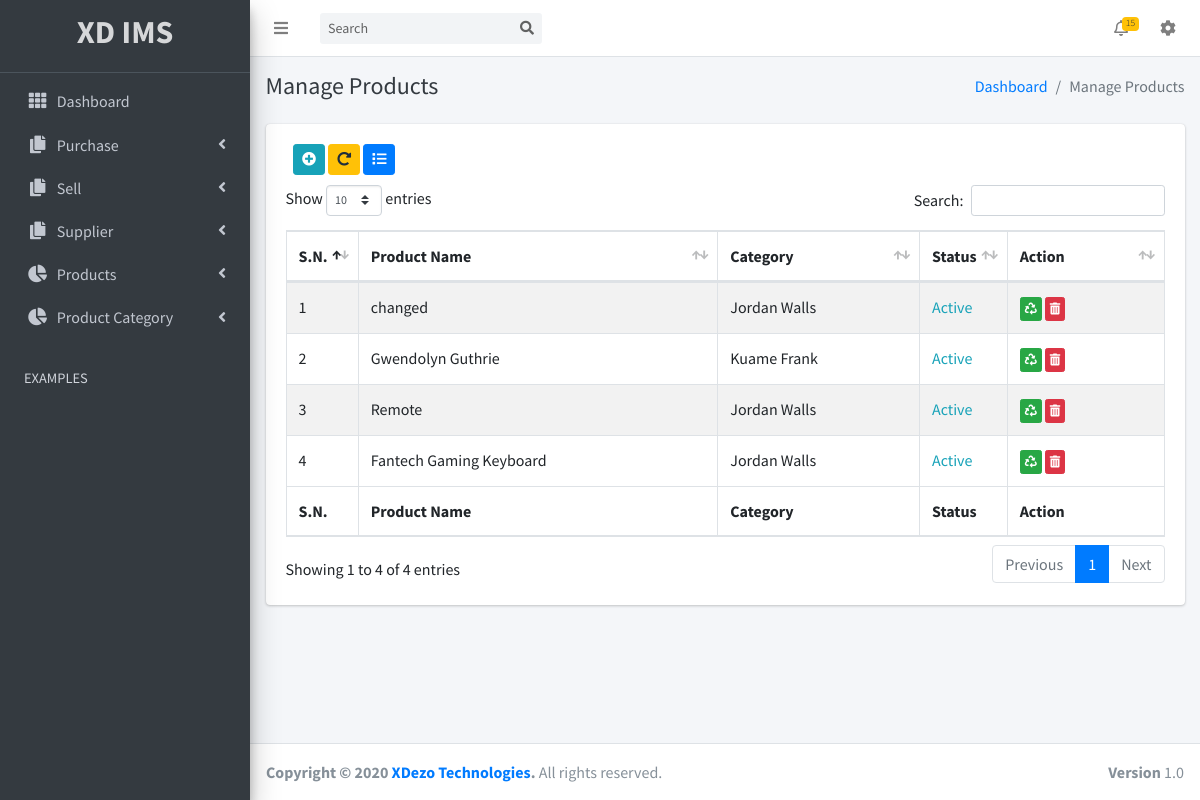
/manageproduct.php?data-show=trashed, run on the app's committed database.
### tables this page shows
CREATE TABLE IF NOT EXISTS `products` (
  `id` int(11) NOT NULL AUTO_INCREMENT,
  `name` varchar(255) NOT NULL,
  `unit` varchar(150) NOT NULL,
  `category_id` int(11) NOT NULL,
  `details` text NOT NULL,
  `status` int(11) NOT NULL DEFAULT '1',
  `created_at` timestamp NOT NULL DEFAULT CURRENT_TIMESTAMP,
  `updated_at` timestamp NOT NULL DEFAULT CURRENT_TIMESTAMP,
  `deleted_at` timestamp NULL DEFAULT NULL,
  PRIMARY KEY (`id`)
);

CREATE TABLE IF NOT EXISTS `product_category` (
  `id` int(11) NOT NULL AUTO_INCREMENT,
  `name` varchar(255) NOT NULL,
  `details` text NOT NULL,
  `status` int(11) NOT NULL DEFAULT '1',
  `created_at` timestamp NOT NULL DEFAULT CURRENT_TIMESTAMP,
  `updated_at` timestamp NOT NULL DEFAULT CURRENT_TIMESTAMP,
  `deleted_at` timestamp NULL DEFAULT NULL,
  PRIMARY KEY (`id`)
);

### manageproduct.php (the view, shortened to what this page needs)
<?php require('inc/toppart.php'); ?>
<body class="hold-transition sidebar-mini layout-fixed">
<div class="wrapper">
<?php require('inc/navbar.php'); ?>
<?php require('inc/sidebar.php'); ?>
  <div class="content-wrapper">
    <div class="content-header">
      <div class="container-fluid">
        <div class="row mb-2">
          <div class="col-sm-6">
          <h4 class="m-0 text-dark">Manage Products</h4>
          </div>
          <div class="col-sm-6">
            <ol class="breadcrumb float-sm-right">
              <li class="breadcrumb-item"><a href="dashboard.php">Dashboard</a></li>
              <li class="breadcrumb-item active">Manage Products</li>
            </ol>
          </div>
        </div>
      </div>
    </div>
    <section class="content">
      <div class="container-fluid">
      <div class="card">
                    <div class="card-body">
                      <div class="col-md-12" style="margin-bottom:10px;">
                      <?php
                     if(isset($_SERVER['HTTPS']) && $_SERVER['HTTPS'] === 'on')
                          $url = "https://";
                     else
                          $url = "http://";
                     $url.= $_SERVER['HTTP_HOST'];
                     $url.= $_SERVER['REQUEST_URI'];
                      ?>
                      <a name="" id="" class="btn btn-info btn-sm" href="addproduct.php" role="button"><i class="fas fa-plus-circle"></i></a>
                      <a name="" id="" class="btn btn-warning btn-sm" href="<?php echo $url; ?>" role="button"><i class="fas fa-redo-alt"></i></a>
                      <?php
                      if(isset($_GET['data-show']))
                      {
                        ?>
                        <a name="" id="" class="btn btn-primary btn-sm" href="manageproduct.php" role="button"><i class="fas fa-list"></i></a>
                        <?php
                      }
                      else
                      {
                      ?>
                      <a name="" id="" class="btn btn-danger btn-sm" href="manageproduct.php?data-show=trashed" role="button"><i class="fas fa-trash"></i></a>
                      <?php
                      }
                      ?>
                    </div>
                        <table id="example1" class="table table-bordered table-striped">
                        <thead>
                        <tr>
                            <th style="width: 10px;">S.N.</th>
                            <th>Product Name</th>
                            <th>Category</th>
                            <th style="width:12px;">Status</th>
                            <th>Action</th>
                        </tr>
                        </thead>
                        <tbody>
                    <?php
                    if(isset($_GET['data-show']))
                    {
                      $query = "SELECT products.id as product_id, products.name as product_name, products.status as product_status, product_category.name as category_name FROM products INNER JOIN product_category ON products.category_id = product_category.id WHERE products.deleted_at IS NOT NULL";
                    }
                    else
                    {
                      $query = "SELECT products.id as product_id, products.name as product_name, products.status as product_status, product_category.name as category_name FROM products INNER JOIN product_category ON products.category_id = product_category.id WHERE products.deleted_at IS NULL";
                    }
                    $result = mysqli_query($conn,$query);
                    $sn = 0;
                    while($data=mysqli_fetch_array($result))
                    {
                        $sn++;
                    ?>
                        <tr>
                            <td><?php echo $sn; ?></td>
                            <td><?php echo $data['product_name']; ?></td>
                            <td><?php echo $data['category_name']; ?></td>
                            <td><?php if($data['product_status']==1) { echo '<span class="text-info">Active</span>'; } else { echo '<span class="text-dark">Inactive</span>'; }?></td>
                            <td>
                              <?php
                              if(isset($_GET['data-show'])) {
                                ?>
                               <a href="process/restoreproductcategory.php?id=<?php echo $data['product_id']; ?>" class="btn btn-success btn-xs"><i class="fas fa-recycle"></i></a>
                               <button type="button" class="btn btn-danger btn-xs" data-toggle="modal" data-target="#modal-default"><i class="fas fa-trash-alt"></i></button>
                                <?php
                              }
                              else {
                                ?>
                               <a href="editproduct.php?id=<?php echo $data['product_id']; ?>" class="btn btn-success btn-xs"><i class="fas fa-edit"></i></a>
                               <a href="process/softdeleteproduct.php?id=<?php echo $data['product_id']; ?>" class="btn btn-danger btn-xs"><i class="fas fa-trash-alt"></i></a>
                                <?php
                              }
                              ?>
                            </td>
                        </tr>
                    <?php
                    }
                    ?>
                        </tbody>
                        <tfoot>
                        <tr>
                            <th>S.N.</th>
                            <th>Product Name</th>
                            <th>Category</th>
                            <th>Status</th>
                            <th>Action</th>
                        </tr>
                        </tfoot>
                        </table>
                    </div>
                  </div>
      </div>
    </section>
  </div>
<?php require('inc/footer.php'); ?>

### inc/toppart.php (shortened to what this page needs)
<!DOCTYPE html>
<html>
<head>
  <?php require('toplinks.php'); ?>
</head>

### inc/toplinks.php (shortened to what this page needs)
<link rel="stylesheet" href="assets/plugins/fontawesome-free/css/all.min.css">
<link rel="stylesheet" href="https://code.ionicframework.com/ionicons/2.0.1/css/ionicons.min.css">
<link rel="stylesheet" href="assets/plugins/tempusdominus-bootstrap-4/css/tempusdominus-bootstrap-4.min.css">
<link rel="stylesheet" href="assets/plugins/icheck-bootstrap/icheck-bootstrap.min.css">
<link rel="stylesheet" href="assets/plugins/jqvmap/jqvmap.min.css">
<link rel="stylesheet" href="assets/dist/css/adminlte.min.css">
<link rel="stylesheet" href="assets/plugins/overlayScrollbars/css/OverlayScrollbars.min.css">
<link rel="stylesheet" href="assets/plugins/daterangepicker/daterangepicker.css">
<link rel="stylesheet" href="assets/plugins/summernote/summernote-bs4.css">
<link rel="stylesheet" href="assets/plugins/datatables-bs4/css/dataTables.bootstrap4.min.css">
<link rel="stylesheet" href="assets/plugins/datatables-responsive/css/responsive.bootstrap4.min.css">

### inc/navbar.php (shortened to what this page needs)
<nav class="main-header navbar navbar-expand navbar-white navbar-light">
  <ul class="navbar-nav">
    <li class="nav-item">
      <a class="nav-link" data-widget="pushmenu" href="#" role="button"><i class="fas fa-bars"></i></a>
    </li>
  </ul>
  <form class="form-inline ml-3">
    <div class="input-group input-group-sm">
      <input class="form-control form-control-navbar" type="search" placeholder="Search" aria-label="Search">
      <div class="input-group-append">
        <button class="btn btn-navbar" type="submit">
          <i class="fas fa-search"></i>
        </button>
      </div>
    </div>
  </form>
  <ul class="navbar-nav ml-auto">
    <li class="nav-item dropdown">
      <a class="nav-link" data-toggle="dropdown" href="#">
        <i class="far fa-bell"></i>
        <span class="badge badge-warning navbar-badge">15</span>
      </a>
    </li>
    <li class="nav-item">
      <a class="nav-link" href="settings.php">
        <i class="fa fa-cog" aria-hidden="true"></i>
      </a>
    </li>
  </ul>
</nav>

### inc/sidebar.php (shortened to what this page needs)
<aside class="main-sidebar sidebar-dark-primary elevation-4">
  <a href="dashboard.php" class="brand-link">
    <h2 class="text-center font-weight-bold">XD IMS</h2>
  </a>
  <div class="sidebar">
    <nav class="mt-2">
      <ul class="nav nav-pills nav-sidebar flex-column" data-widget="treeview" role="menu" data-accordion="false">
        <li class="nav-item">
          <a href="dashboard.php" class="nav-link">
            <i class="nav-icon fas fa-th"></i>
            <p>
              Dashboard
            </p>
          </a>
        </li>
        <li class="nav-item has-treeview">
          <a href="#" class="nav-link">
            <i class="nav-icon fas fa-copy"></i>
            <p>
              Purchase
              <i class="fas fa-angle-left right"></i>
            </p>
          </a>
        </li>
        <li class="nav-item has-treeview">
          <a href="#" class="nav-link">
            <i class="nav-icon fas fa-copy"></i>
            <p>
              Sell
              <i class="fas fa-angle-left right"></i>
            </p>
          </a>
        </li>
        <li class="nav-item has-treeview">
          <a href="#" class="nav-link">
            <i class="nav-icon fas fa-copy"></i>
            <p>
              Supplier
              <i class="fas fa-angle-left right"></i>
            </p>
          </a>
        </li>
        <li class="nav-item has-treeview">
          <a href="#" class="nav-link">
            <i class="nav-icon fas fa-chart-pie"></i>
            <p>
              Products
              <i class="right fas fa-angle-left"></i>
            </p>
          </a>
        </li>
        <li class="nav-item has-treeview">
          <a href="#" class="nav-link">
            <i class="nav-icon fas fa-chart-pie"></i>
            <p>
              Product Category
              <i class="right fas fa-angle-left"></i>
            </p>
          </a>
        </li>
        <li class="nav-header">EXAMPLES</li>
      </ul>
    </nav>
  </div>
</aside>

### inc/footer.php (shortened to what this page needs)
  <footer class="main-footer">
    <strong>Copyright &copy; 2020 <a href="https://www.xdezo.com" target="_blank">XDezo Technologies</a>.</strong>
    All rights reserved.
    <div class="float-right d-none d-sm-inline-block">
      <b>Version</b> 1.0
    </div>
  </footer>
</div>
</body>
</html>

### data on the page
products: name "changed", product_category.name "Jordan Walls", status "Active"
products: name "Gwendolyn Guthrie", product_category.name "Kuame Frank", status "Active"
products: name "Remote", product_category.name "Jordan Walls", status "Active"
products: name "Fantech Gaming Keyboard", product_category.name "Jordan Walls", status "Active"
